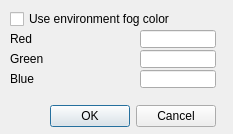
<?xml version="1.0" encoding="UTF-8"?>
<ui version="4.0">
 <class>CQDlgImageColor</class>
 <widget class="QDialog" name="CQDlgImageColor">
  <property name="geometry">
   <rect>
    <x>0</x>
    <y>0</y>
    <width>233</width>
    <height>134</height>
   </rect>
  </property>
  <property name="windowTitle">
   <string>Default Image Color</string>
  </property>
  <property name="locale">
   <locale language="English" country="UnitedStates"/>
  </property>
  <widget class="QCheckBox" name="qqFromFogColor">
   <property name="geometry">
    <rect>
     <x>10</x>
     <y>10</y>
     <width>221</width>
     <height>18</height>
    </rect>
   </property>
   <property name="focusPolicy">
    <enum>Qt::StrongFocus</enum>
   </property>
   <property name="text">
    <string>Use environment fog color</string>
   </property>
  </widget>
  <widget class="QLabel" name="label">
   <property name="geometry">
    <rect>
     <x>10</x>
     <y>30</y>
     <width>111</width>
     <height>18</height>
    </rect>
   </property>
   <property name="text">
    <string>Red</string>
   </property>
  </widget>
  <widget class="QLineEdit" name="qqRed">
   <property name="geometry">
    <rect>
     <x>140</x>
     <y>30</y>
     <width>76</width>
     <height>18</height>
    </rect>
   </property>
  </widget>
  <widget class="QLabel" name="label_2">
   <property name="geometry">
    <rect>
     <x>10</x>
     <y>50</y>
     <width>111</width>
     <height>18</height>
    </rect>
   </property>
   <property name="text">
    <string>Green</string>
   </property>
  </widget>
  <widget class="QLineEdit" name="qqGreen">
   <property name="geometry">
    <rect>
     <x>140</x>
     <y>50</y>
     <width>76</width>
     <height>18</height>
    </rect>
   </property>
  </widget>
  <widget class="QLabel" name="label_3">
   <property name="geometry">
    <rect>
     <x>10</x>
     <y>70</y>
     <width>111</width>
     <height>18</height>
    </rect>
   </property>
   <property name="text">
    <string>Blue</string>
   </property>
  </widget>
  <widget class="QLineEdit" name="qqBlue">
   <property name="geometry">
    <rect>
     <x>140</x>
     <y>70</y>
     <width>76</width>
     <height>18</height>
    </rect>
   </property>
  </widget>
  <widget class="QDialogButtonBox" name="qqOkCancel">
   <property name="geometry">
    <rect>
     <x>15</x>
     <y>100</y>
     <width>201</width>
     <height>32</height>
    </rect>
   </property>
   <property name="standardButtons">
    <set>QDialogButtonBox::Cancel|QDialogButtonBox::Ok</set>
   </property>
  </widget>
 </widget>
 <resources/>
 <connections/>
</ui>
